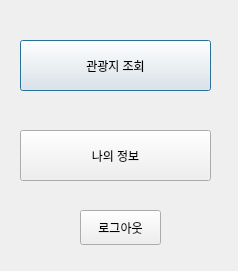
<?xml version="1.0" encoding="UTF-8"?>
<ui version="4.0">
 <class>menu</class>
 <widget class="QDialog" name="menu">
  <property name="geometry">
   <rect>
    <x>0</x>
    <y>0</y>
    <width>238</width>
    <height>271</height>
   </rect>
  </property>
  <property name="windowTitle">
   <string>준회원</string>
  </property>
  <widget class="QPushButton" name="tourist">
   <property name="geometry">
    <rect>
     <x>20</x>
     <y>40</y>
     <width>191</width>
     <height>51</height>
    </rect>
   </property>
   <property name="text">
    <string>관광지 조회</string>
   </property>
  </widget>
  <widget class="QPushButton" name="user_infor">
   <property name="geometry">
    <rect>
     <x>20</x>
     <y>130</y>
     <width>191</width>
     <height>51</height>
    </rect>
   </property>
   <property name="text">
    <string>나의 정보</string>
   </property>
  </widget>
  <widget class="QPushButton" name="logout_btn">
   <property name="geometry">
    <rect>
     <x>80</x>
     <y>210</y>
     <width>81</width>
     <height>35</height>
    </rect>
   </property>
   <property name="text">
    <string>로그아웃</string>
   </property>
  </widget>
 </widget>
 <resources/>
 <connections/>
</ui>
